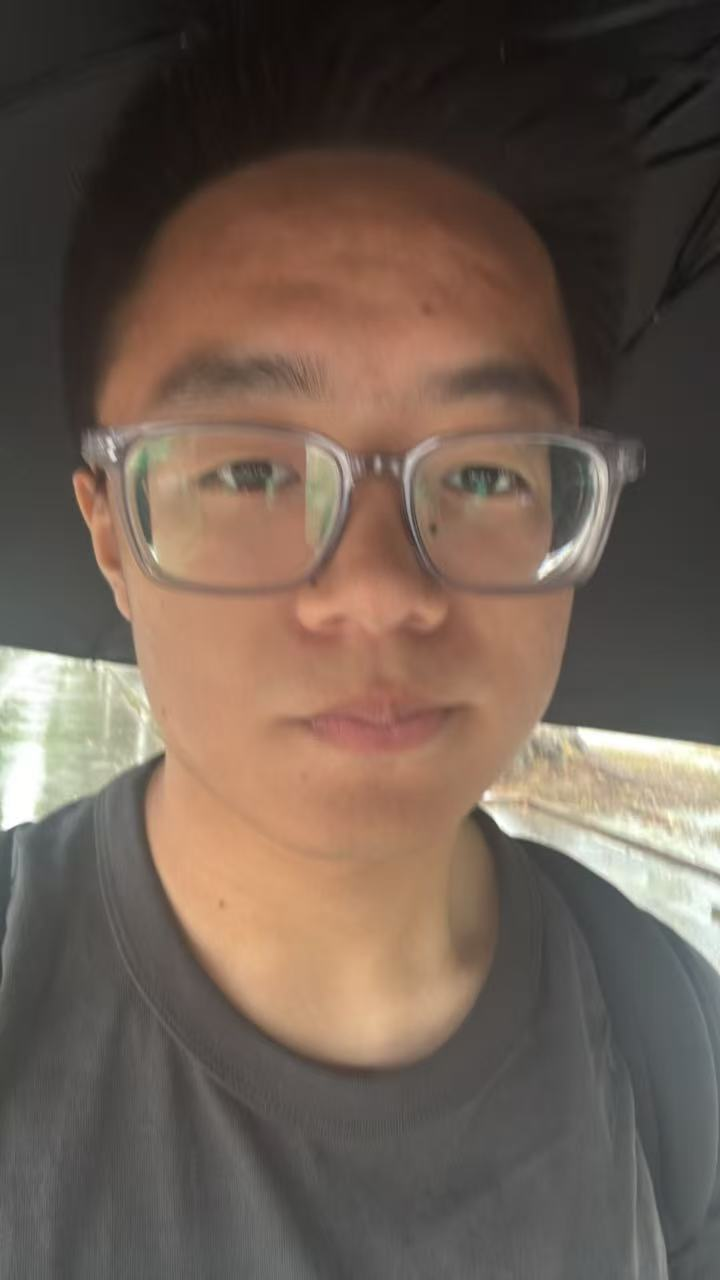
%> input picture MATLAB/Day09/limo.jpg, 720 x 1280 px
$ octave --eval "result = detectSkinYCbCr(imread('limo.jpg'));"   (GNU Octave 9; MATLAB toolbox functions it lacks are replaced by stand-ins)
%> lines starting %> are read from the running program, lines starting %| are printed output that depends on the picture
function mask = detectSkinYCbCr(I)
ycbcr = rgb2ycbcr(I);
%> ycbcr: size 1280x720x3 uint8; mean of channels 1, 2, 3 99.6, 120.6, 136
Y = ycbcr(:,:,1); Cb = ycbcr(:,:,2); Cr = ycbcr(:,:,3);
%> after `Y = ycbcr(:,:,1)`:
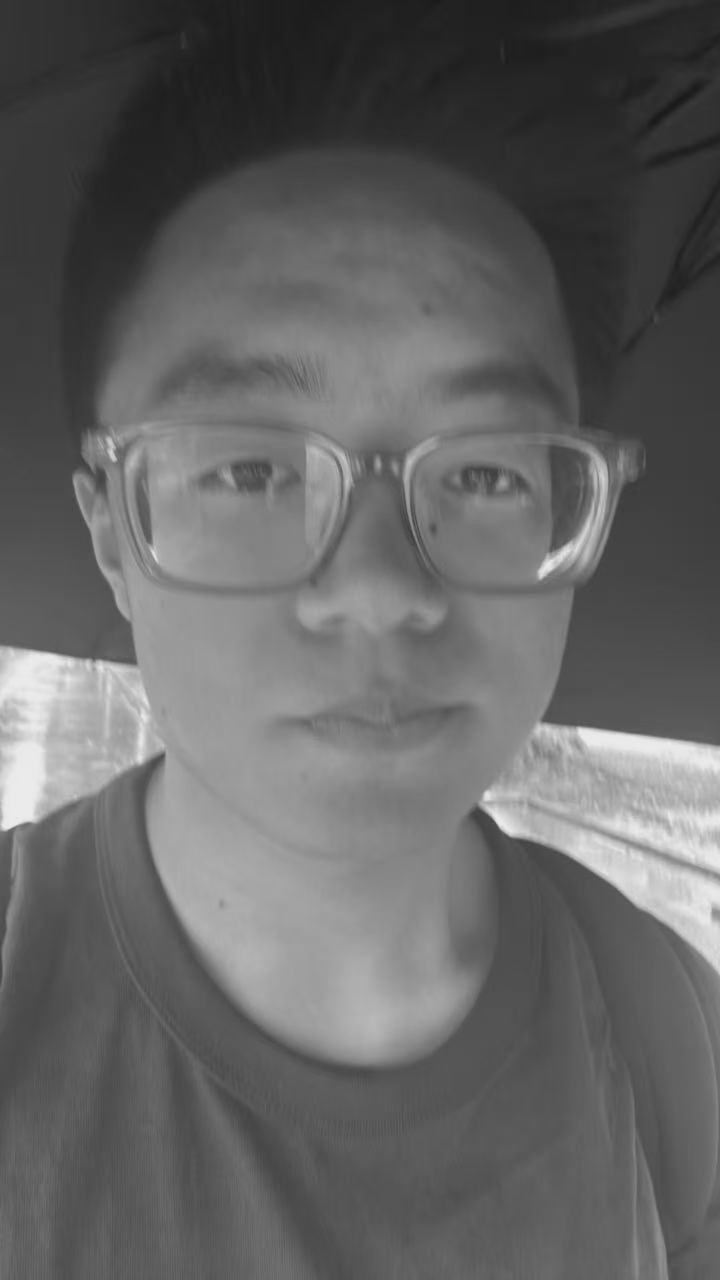
%> Y: size 1280x720 uint8; min 26, max 235, mean 99.6
%> after `Cb = ycbcr(:,:,2)`:
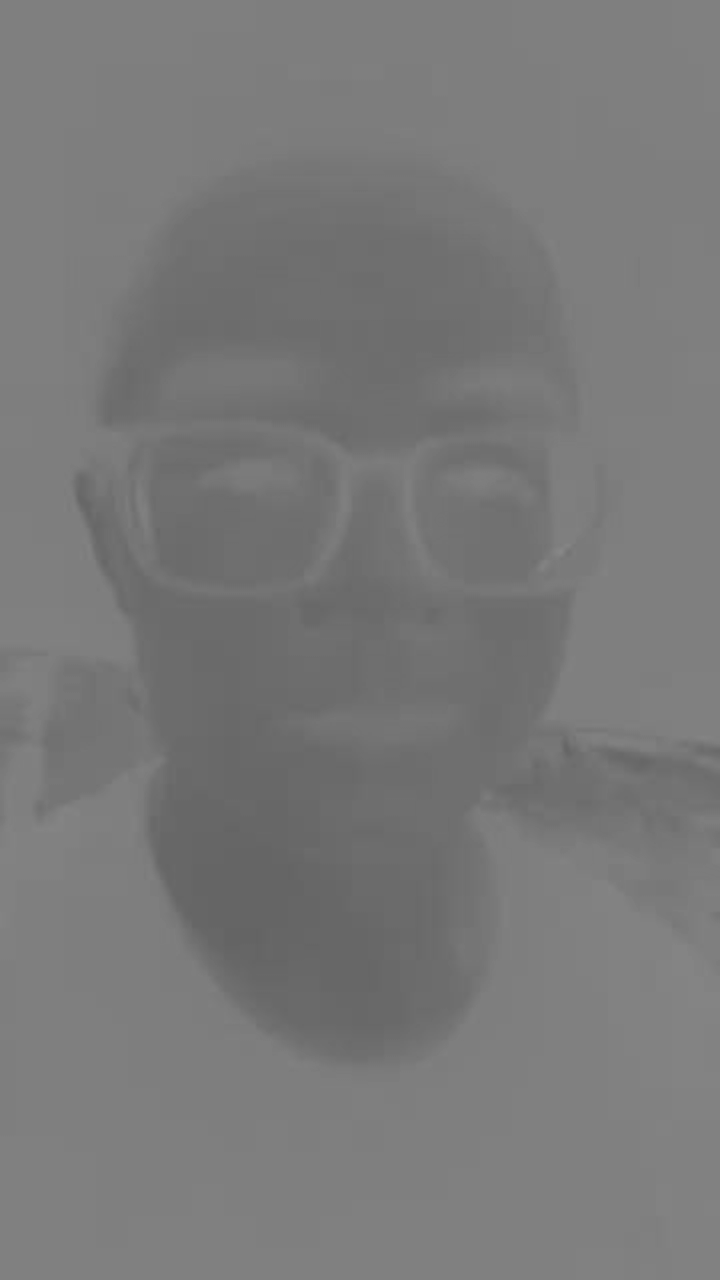
%> Cb: size 1280x720 uint8; min 99, max 136, mean 120.6
%> after `Cr = ycbcr(:,:,3)`:
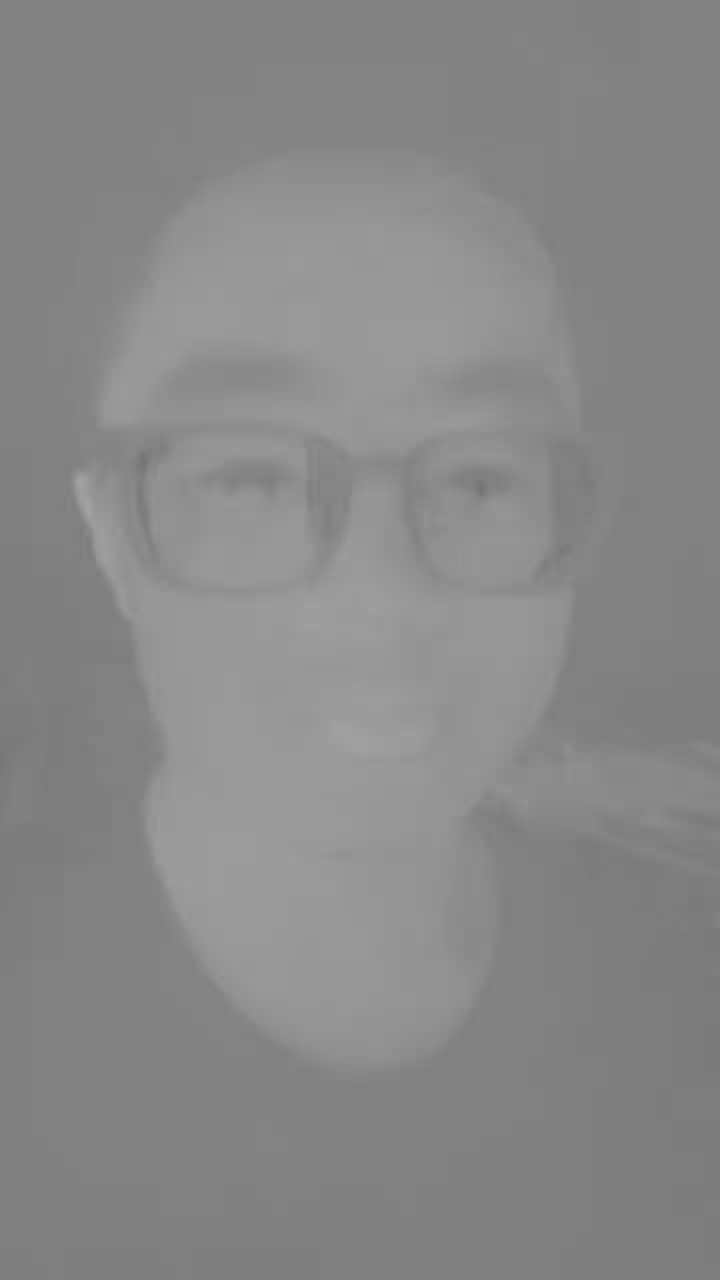
%> Cr: size 1280x720 uint8; min 117, max 163, mean 136
mask = Cb >= 77/255 & Cb <= 127/255 & ...
       Cr >= 133/255 & Cr <= 173/255 & ...
       Y > 40/255 & Y < 245/255;
%> mask: size 1280x720 logical; every value is 0
end

$ run again, on MATLAB/Day09/人像美颜素材1.jpeg
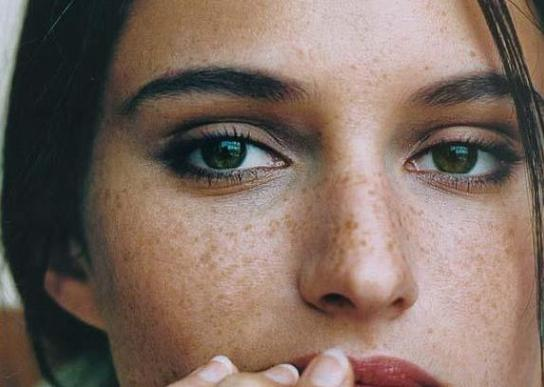
%> input picture MATLAB/Day09/人像美颜素材1.jpeg, 544 x 387 px
%> ycbcr: size 387x544x3 uint8; mean of channels 1, 2, 3 111.9, 120.7, 137.1
%> in detectSkinYCbCr, `Y = ycbcr(:,:,1)`:
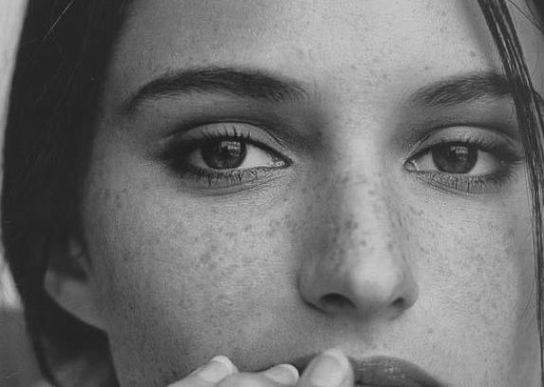
%> Y: size 387x544 uint8; min 19, max 209, mean 111.9
%> in detectSkinYCbCr, `Cr = ycbcr(:,:,3)`:
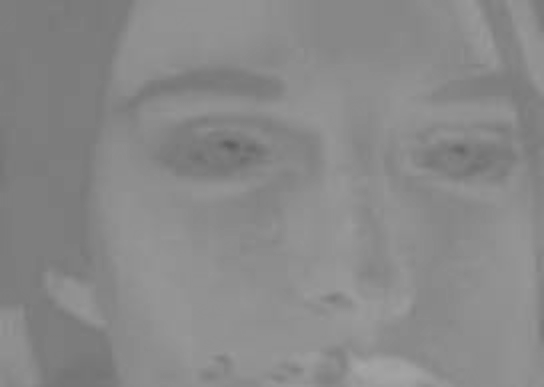
%> Cr: size 387x544 uint8; min 94, max 166, mean 137.1
%> mask: size 387x544 logical; every value is 0

$ run again, on MATLAB/Day09/人像美颜素材2.jpeg
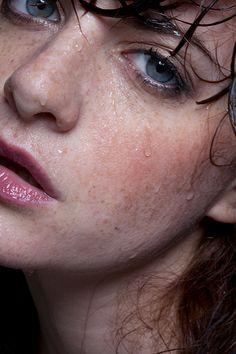
%> input picture MATLAB/Day09/人像美颜素材2.jpeg, 236 x 354 px
%> ycbcr: size 354x236x3 uint8; mean of channels 1, 2, 3 98.3, 124.2, 140
%> in detectSkinYCbCr, `Y = ycbcr(:,:,1)`:
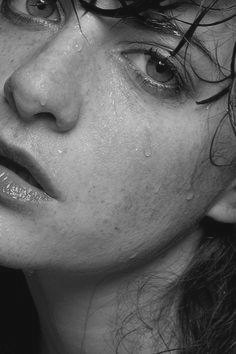
%> Y: size 354x236 uint8; min 16, max 222, mean 98.3
%> in detectSkinYCbCr, `Cr = ycbcr(:,:,3)`:
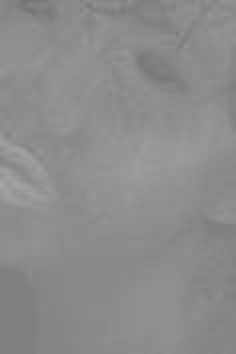
%> Cr: size 354x236 uint8; min 114, max 165, mean 140
%> mask: size 354x236 logical; every value is 0
